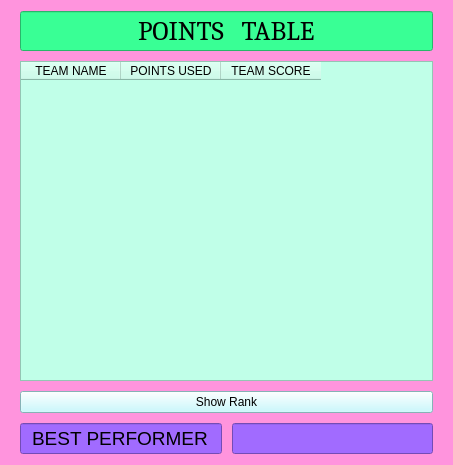
<?xml version="1.0" encoding="UTF-8"?>
<ui version="4.0">
 <class>Score</class>
 <widget class="QWidget" name="Score">
  <property name="geometry">
   <rect>
    <x>0</x>
    <y>0</y>
    <width>453</width>
    <height>465</height>
   </rect>
  </property>
  <property name="windowTitle">
   <string>Leaderboard</string>
  </property>
  <property name="styleSheet">
   <string notr="true">background-color: rgb(255, 148, 221);</string>
  </property>
  <layout class="QVBoxLayout" name="verticalLayout" stretch="0,0,0,0">
   <property name="spacing">
    <number>10</number>
   </property>
   <property name="leftMargin">
    <number>20</number>
   </property>
   <property name="rightMargin">
    <number>20</number>
   </property>
   <item>
    <widget class="QLineEdit" name="label_1">
     <property name="font">
      <font>
       <family>Cambria</family>
       <pointsize>20</pointsize>
      </font>
     </property>
     <property name="styleSheet">
      <string notr="true">background-color: rgb(57, 255, 149);</string>
     </property>
     <property name="text">
      <string>POINTS   TABLE</string>
     </property>
     <property name="alignment">
      <set>Qt::AlignCenter</set>
     </property>
     <property name="readOnly">
      <bool>true</bool>
     </property>
    </widget>
   </item>
   <item>
    <widget class="QTableWidget" name="rank_table">
     <property name="minimumSize">
      <size>
       <width>413</width>
       <height>0</height>
      </size>
     </property>
     <property name="font">
      <font>
       <pointsize>10</pointsize>
      </font>
     </property>
     <property name="styleSheet">
      <string notr="true">background-color: rgb(192, 255, 232);</string>
     </property>
     <property name="rowCount">
      <number>0</number>
     </property>
     <property name="columnCount">
      <number>3</number>
     </property>
     <column>
      <property name="text">
       <string>TEAM NAME</string>
      </property>
     </column>
     <column>
      <property name="text">
       <string>POINTS USED</string>
      </property>
     </column>
     <column>
      <property name="text">
       <string>TEAM SCORE</string>
      </property>
     </column>
    </widget>
   </item>
   <item>
    <widget class="QPushButton" name="pushButton">
     <property name="styleSheet">
      <string notr="true">background-color: rgb(188, 249, 255);</string>
     </property>
     <property name="text">
      <string>Show Rank</string>
     </property>
    </widget>
   </item>
   <item>
    <layout class="QHBoxLayout" name="horizontalLayout" stretch="0,0">
     <item>
      <widget class="QLineEdit" name="b_team_label">
       <property name="font">
        <font>
         <pointsize>14</pointsize>
        </font>
       </property>
       <property name="styleSheet">
        <string notr="true">background-color: rgb(161, 107, 255);</string>
       </property>
       <property name="text">
        <string>BEST PERFORMER</string>
       </property>
       <property name="alignment">
        <set>Qt::AlignCenter</set>
       </property>
       <property name="readOnly">
        <bool>true</bool>
       </property>
      </widget>
     </item>
     <item>
      <widget class="QLineEdit" name="best_team">
       <property name="font">
        <font>
         <pointsize>14</pointsize>
        </font>
       </property>
       <property name="styleSheet">
        <string notr="true">background-color: rgb(161, 107, 255);</string>
       </property>
       <property name="readOnly">
        <bool>true</bool>
       </property>
      </widget>
     </item>
    </layout>
   </item>
  </layout>
 </widget>
 <resources/>
 <connections/>
</ui>
